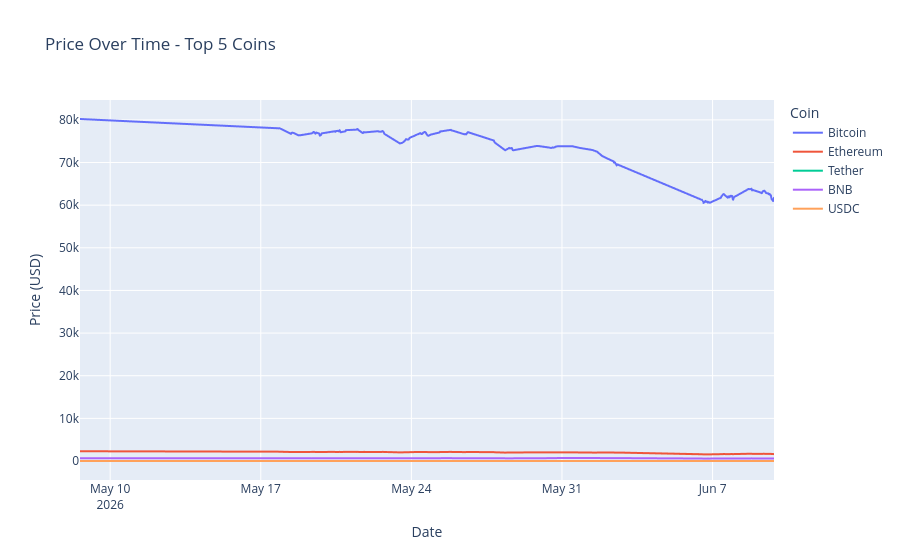

The notebook cell this image was saved under:
### Code cell
import plotly.express as px

top_5=['Bitcoin','Ethereum','Tether','BNB','USDC']

df_top_5=df2[df2['name'].isin(top_5)].copy()

fig=px.line(
    df_top_5,
    x='ingested_at', 
    y='current_price', 
    color='name',
    title='Price Over Time - Top 5 Coins',
    labels={'current_price': 'Price (USD)', 'ingested_at': 'Date', 'name': 'Coin'}
)

fig.show()

### Figure 1 — Plotly figure (JSON) as saved in the notebook; plotly's stock layout.template omitted (floating-point values rounded to 4 significant figures; data arrays with more than 128 entries replaced by an {"elided": "..."} marker saying what was removed)
{"data": [{"hovertemplate": "Coin=Bitcoin<br>Date=%{x}<br>Price (USD)=%{y}<extra></extra>", "legendgroup": "Bitcoin", "line": {"color": "#636efa", "dash": "solid"}, "marker": {"symbol": "circle"}, "mode": "lines", "name": "Bitcoin", "showlegend": true, "type": "scattergl", "x": {"elided": "217 str values"}, "xaxis": "x", "y": {"elided": "217 float values"}, "yaxis": "y"}, {"hovertemplate": "Coin=Ethereum<br>Date=%{x}<br>Price (USD)=%{y}<extra></extra>", "legendgroup": "Ethereum", "line": {"color": "#EF553B", "dash": "solid"}, "marker": {"symbol": "circle"}, "mode": "lines", "name": "Ethereum", "showlegend": true, "type": "scattergl", "x": {"elided": "217 str values"}, "xaxis": "x", "y": {"elided": "217 float values"}, "yaxis": "y"}, {"hovertemplate": "Coin=Tether<br>Date=%{x}<br>Price (USD)=%{y}<extra></extra>", "legendgroup": "Tether", "line": {"color": "#00cc96", "dash": "solid"}, "marker": {"symbol": "circle"}, "mode": "lines", "name": "Tether", "showlegend": true, "type": "scattergl", "x": {"elided": "217 str values"}, "xaxis": "x", "y": {"elided": "217 float values"}, "yaxis": "y"}, {"hovertemplate": "Coin=BNB<br>Date=%{x}<br>Price (USD)=%{y}<extra></extra>", "legendgroup": "BNB", "line": {"color": "#ab63fa", "dash": "solid"}, "marker": {"symbol": "circle"}, "mode": "lines", "name": "BNB", "showlegend": true, "type": "scattergl", "x": {"elided": "217 str values"}, "xaxis": "x", "y": {"elided": "217 float values"}, "yaxis": "y"}, {"hovertemplate": "Coin=USDC<br>Date=%{x}<br>Price (USD)=%{y}<extra></extra>", "legendgroup": "USDC", "line": {"color": "#FFA15A", "dash": "solid"}, "marker": {"symbol": "circle"}, "mode": "lines", "name": "USDC", "showlegend": true, "type": "scattergl", "x": {"elided": "217 str values"}, "xaxis": "x", "y": {"elided": "217 float values"}, "yaxis": "y"}], "layout": {"legend": {"title": {"text": "Coin"}, "tracegroupgap": 0}, "title": {"text": "Price Over Time - Top 5 Coins"}, "xaxis": {"anchor": "y", "domain": [0, 1], "title": {"text": "Date"}}, "yaxis": {"anchor": "x", "domain": [0, 1], "title": {"text": "Price (USD)"}}}}
